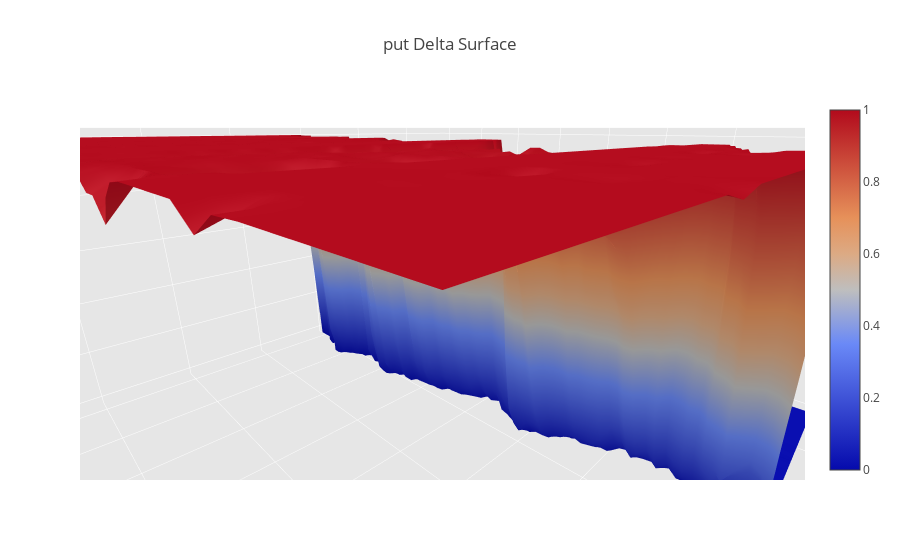

Notebook source saved alongside this figure:
### Code cell
iplot(fig_delta)

### Figure 1 — Plotly figure (JSON) as saved in the notebook; plotly's stock layout.template omitted (floating-point values rounded to 4 significant figures; data arrays with more than 128 entries replaced by an {"elided": "..."} marker saying what was removed)
{"data": [{"name": "Delta Surface", "type": "surface", "x": {"elided": "79x61 int values"}, "y": {"elided": "79x61 float values"}, "z": {"elided": "79x61 float values"}}], "layout": {"autosize": true, "scene": {"aspectmode": "manual", "aspectratio": {"x": 2, "y": 2, "z": 1}, "camera": {"center": {"x": 0, "y": 0, "z": 0}, "eye": {"x": 1, "y": 1, "z": 0.5}, "up": {"x": 0, "y": 0, "z": 1}}, "xaxis": {"backgroundcolor": "rgb(230, 230,230)", "gridcolor": "rgb(255, 255, 255)", "showbackground": true, "title": "Strike", "zerolinecolor": "rgb(255, 255, 255)"}, "yaxis": {"backgroundcolor": "rgb(230, 230,230)", "gridcolor": "rgb(255, 255, 255)", "showbackground": true, "title": "Time Remaining", "zerolinecolor": "rgb(255, 255, 255)"}, "zaxis": {"backgroundcolor": "rgb(230, 230,230)", "gridcolor": "rgb(255, 255, 255)", "showbackground": true, "title": "Delta", "zerolinecolor": "rgb(255, 255, 255)"}}, "showlegend": false, "title": "put Delta Surface"}}
